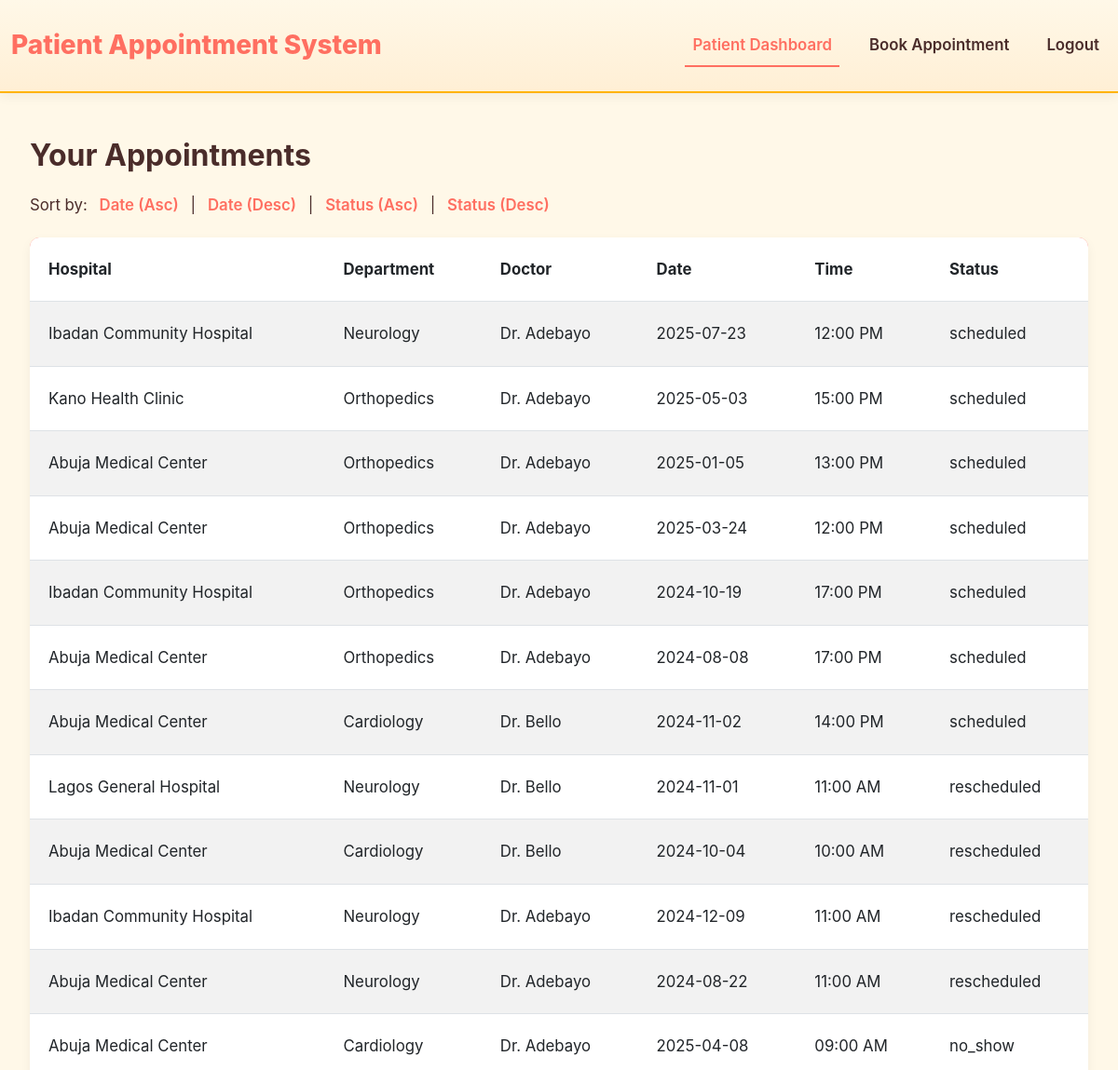
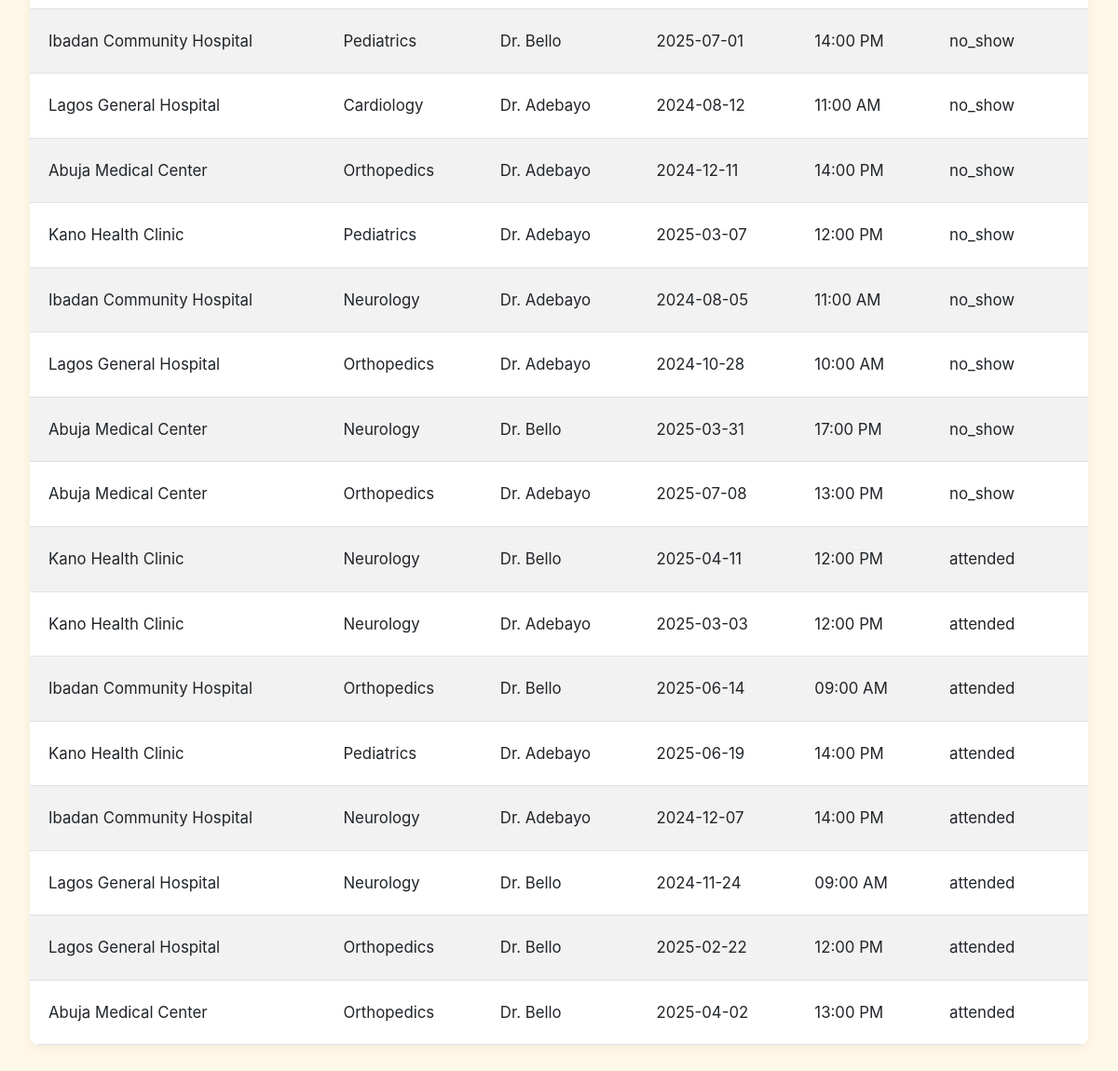
Screenshot of /patient?sort_by=status&sort_order=desc (signed in) with the database file from the repository (2 pictures, top to bottom).
### tables this page shows
CREATE TABLE appointments 
                 (id INTEGER PRIMARY KEY AUTOINCREMENT, patient_id INTEGER, hospital_id INTEGER, department_id INTEGER, 
                  doctor_id INTEGER, slot_time TEXT, date TEXT, booking_date TEXT, no_show_prob REAL, reschedule_prob REAL, status TEXT,
                  FOREIGN KEY (patient_id) REFERENCES users(id),
                  FOREIGN KEY (hospital_id) REFERENCES hospitals(id),
                  FOREIGN KEY (department_id) REFERENCES departments(id),
                  FOREIGN KEY (doctor_id) REFERENCES doctors(id));

CREATE TABLE hospitals 
                 (id INTEGER PRIMARY KEY AUTOINCREMENT, name TEXT, location TEXT);

CREATE TABLE departments 
                 (id INTEGER PRIMARY KEY AUTOINCREMENT, hospital_id INTEGER, name TEXT,
                  FOREIGN KEY (hospital_id) REFERENCES hospitals(id));

CREATE TABLE doctors 
                 (id INTEGER PRIMARY KEY AUTOINCREMENT, hospital_id INTEGER, department_id INTEGER, name TEXT, schedule TEXT, gender TEXT,
                  FOREIGN KEY (hospital_id) REFERENCES hospitals(id),
                  FOREIGN KEY (department_id) REFERENCES departments(id));

### app.py (the view)
@app.route('/patient')
@login_required('patient')
def patient_dashboard():
    user_id = session['user_id']
    sort_by = request.args.get('sort_by', 'date')
    sort_order = request.args.get('sort_order', 'asc')
    query = """
    SELECT a.id, h.name AS hospital_name, d.name AS department_name, doc.name AS doctor_name, a.slot_time, a.date, a.status
    FROM appointments a
    JOIN hospitals h ON a.hospital_id = h.id
    JOIN departments d ON a.department_id = d.id
    JOIN doctors doc ON a.doctor_id = doc.id
    WHERE a.patient_id = ?
    """
    if sort_by in ['date', 'status']:
        query += f" ORDER BY {sort_by} {'ASC' if sort_order == 'asc' else 'DESC'}"
    appointments = query_db(query, (user_id,))
    reordered_appointments = [
        (appt['hospital_name'], appt['department_name'], appt['doctor_name'], appt['date'], appt['slot_time'], appt['status'])
        for appt in appointments
    ]
    return render_template('patient.html', appointments=reordered_appointments)

### app.py (called while the page is built)
def login_required(role=None):
    def wrapper(fn):
        @wraps(fn)
        def decorated_view(*args, **kwargs):
            if not session.get('user_id'):
                flash("Please log in to access this page.", "danger")
                return redirect(url_for('login'))
            if role and session.get('role') != role:
                flash("You do not have permission to access this page.", "danger")
                if session.get('role') == 'patient':
                    return redirect(url_for('patient_dashboard'))
                elif session.get('role') == 'admin':
                    return redirect(url_for('admin_dashboard'))
            return fn(*args, **kwargs)
        return decorated_view
    return wrapper

def get_sqlite_conn():
    conn = sqlite3.connect("database.db")
    conn.row_factory = sqlite3.Row
    return conn

def query_db(query, args=(), one=False, commit=False, return_id=False):
    conn = get_sqlite_conn()
    try:
        c = conn.cursor()
        c.execute(query, args)
        if commit:
            conn.commit()
            if return_id:
                return c.lastrowid
        else:
            rv = c.fetchall()
            if rv:
                columns = [desc[0] for desc in c.description]
                rv = [dict(zip(columns, row)) for row in rv]
                return rv[0] if one else rv
            return None if one else []
    except sqlite3.IntegrityError as e:
        if commit:
            conn.rollback()  # Roll back transaction on error
            raise e
        return None if one else []
    finally:
        conn.close()

### templates/patient.html (shortened to what this page needs)
<!DOCTYPE html>
<html lang="en">
<head>
    <link href="https://cdn.jsdelivr.net/npm/bootstrap@5.3.0/dist/css/bootstrap.min.css" rel="stylesheet">
    <link rel="stylesheet" href="{{ url_for('static', filename='css/style.css') }}">
</head>
<body>
    <nav class="navbar navbar-expand-lg">
        <div class="container-fluid">
            <a class="navbar-brand" href="{{ url_for('index') }}">Patient Appointment System</a>
            <div class="collapse navbar-collapse" id="navbarNav">
                <ul class="navbar-nav ms-auto">
                    <li class="nav-item">
                        <a class="nav-link {% if request.endpoint == 'patient_dashboard' %}active{% endif %}" href="{{ url_for('patient_dashboard') }}">Patient Dashboard</a>
                    </li>
                    <li class="nav-item">
                        <a class="nav-link {% if request.endpoint == 'book_appointment' %}active{% endif %}" href="{{ url_for('book_appointment') }}">Book Appointment</a>
                    </li>
                    <li class="nav-item">
                        <a class="nav-link" href="{{ url_for('logout') }}">Logout</a>
                    </li>
                </ul>
            </div>
        </div>
    </nav>
    <div class="container">
        <h2>Your Appointments</h2>
        <p>Sort by:
            <a href="{{ url_for('patient_dashboard', sort_by='date', sort_order='asc') }}">Date (Asc)</a> |
            <a href="{{ url_for('patient_dashboard', sort_by='date', sort_order='desc') }}">Date (Desc)</a> |
            <a href="{{ url_for('patient_dashboard', sort_by='status', sort_order='asc') }}">Status (Asc)</a> |
            <a href="{{ url_for('patient_dashboard', sort_by='status', sort_order='desc') }}">Status (Desc)</a>
        </p>
        <table class="table table-striped">
            <thead>
                <tr>
                    <th>Hospital</th>
                    <th>Department</th>
                    <th>Doctor</th>
                    <th>Date</th>
                    <th>Time</th>
                    <th>Status</th>
                </tr>
            </thead>
            <tbody>
                {% for appt in appointments %}
                <tr>
                    <td>{{ appt[0] }}</td>
                    <td>{{ appt[1] }}</td>
                    <td>{{ appt[2] }}</td>
                    <td>{{ appt[3] }}</td>
                    <td>{{ appt[4] }}</td>
                    <td>{{ appt[5] }}</td>
                </tr>
                {% endfor %}
            </tbody>
        </table>
    </div>
</body>
</html>

### static/css/style.css (style rules this page uses)
* { margin: 0; padding: 0; box-sizing: border-box; }
body { font-family: 'Inter', -apple-system, BlinkMacSystemFont, 'Segoe UI', Roboto, sans-serif; line-height: 1.7; color: #4A2C2A; background-color: #FFF8E8; min-height: 100vh; }
h1, h2, h3, h4 { font-weight: 700; color: #4A2C2A; }
h2 { font-size: 2rem; margin-bottom: 1.25rem; }
p { margin-bottom: 1.25rem; font-size: 1.05rem; }
.navbar { background: linear-gradient(to bottom, #FFF8E8, #FFEFD5); box-shadow: 0 4px 12px rgba(0, 0, 0, 0.05); padding: 1.25rem 0; border-bottom: 2px solid #FFB300; }
.navbar-brand { font-size: 1.75rem; font-weight: 800; color: #FF6F61; transition: color 0.3s ease; }
.navbar-nav .nav-link { color: #4A2C2A; font-weight: 600; font-size: 1.05rem; margin-left: 1.5rem; transition: color 0.3s ease; }
.navbar-nav .nav-link.active { color: #FF6F61; border-bottom: 2px solid #FF6F61; }
.container { max-width: 1280px; margin: 3rem auto; padding: 0 2rem; background-color: #FFF8E8; border-radius: 10px; }
.table { background-color: #FFF8E8; border-radius: 10px; overflow: hidden; box-shadow: 0 4px 12px rgba(0, 0, 0, 0.05); margin-bottom: 2rem; }
.table th, .table td { padding: 1.25rem; vertical-align: middle; font-size: 1.05rem; }
.table thead { background-color: #FF6F61; color: #ffffff; }
.table-striped tbody tr { background-color: #FFF8E8; }
.table-striped tbody tr:nth-of-type(odd) { background-color: #FFEFD5; }
p a { color: #FF6F61; text-decoration: none; font-weight: 600; margin: 0 8px; transition: color 0.3s ease; }

### rows the page displays
appointments: name "Ibadan Community Hospital", name "Neurology", name "Dr. Adebayo", date "2025-07-23", slot_time "12:00 PM", status "scheduled"
appointments: name "Kano Health Clinic", name "Orthopedics", name "Dr. Adebayo", date "2025-05-03", slot_time "15:00 PM", status "scheduled"
appointments: name "Abuja Medical Center", name "Orthopedics", name "Dr. Adebayo", date "2025-01-05", slot_time "13:00 PM", status "scheduled"
appointments: name "Abuja Medical Center", name "Orthopedics", name "Dr. Adebayo", date "2025-03-24", slot_time "12:00 PM", status "scheduled"
appointments: name "Ibadan Community Hospital", name "Orthopedics", name "Dr. Adebayo", date "2024-10-19", slot_time "17:00 PM", status "scheduled"
appointments: name "Abuja Medical Center", name "Orthopedics", name "Dr. Adebayo", date "2024-08-08", slot_time "17:00 PM", status "scheduled"
appointments: name "Abuja Medical Center", name "Cardiology", name "Dr. Bello", date "2024-11-02", slot_time "14:00 PM", status "scheduled"
appointments: name "Lagos General Hospital", name "Neurology", name "Dr. Bello", date "2024-11-01", slot_time "11:00 AM", status "rescheduled"
appointments: name "Abuja Medical Center", name "Cardiology", name "Dr. Bello", date "2024-10-04", slot_time "10:00 AM", status "rescheduled"
appointments: name "Ibadan Community Hospital", name "Neurology", name "Dr. Adebayo", date "2024-12-09", slot_time "11:00 AM", status "rescheduled"
appointments: name "Abuja Medical Center", name "Neurology", name "Dr. Adebayo", date "2024-08-22", slot_time "11:00 AM", status "rescheduled"
appointments: name "Abuja Medical Center", name "Cardiology", name "Dr. Adebayo", date "2025-04-08", slot_time "09:00 AM", status "no_show"
appointments: name "Ibadan Community Hospital", name "Pediatrics", name "Dr. Bello", date "2025-07-01", slot_time "14:00 PM", status "no_show"
appointments: name "Lagos General Hospital", name "Cardiology", name "Dr. Adebayo", date "2024-08-12", slot_time "11:00 AM", status "no_show"
appointments: name "Abuja Medical Center", name "Orthopedics", name "Dr. Adebayo", date "2024-12-11", slot_time "14:00 PM", status "no_show"
appointments: name "Kano Health Clinic", name "Pediatrics", name "Dr. Adebayo", date "2025-03-07", slot_time "12:00 PM", status "no_show"
appointments: name "Ibadan Community Hospital", name "Neurology", name "Dr. Adebayo", date "2024-08-05", slot_time "11:00 AM", status "no_show"
appointments: name "Lagos General Hospital", name "Orthopedics", name "Dr. Adebayo", date "2024-10-28", slot_time "10:00 AM", status "no_show"
appointments: name "Abuja Medical Center", name "Neurology", name "Dr. Bello", date "2025-03-31", slot_time "17:00 PM", status "no_show"
appointments: name "Abuja Medical Center", name "Orthopedics", name "Dr. Adebayo", date "2025-07-08", slot_time "13:00 PM", status "no_show"
appointments: name "Kano Health Clinic", name "Neurology", name "Dr. Bello", date "2025-04-11", slot_time "12:00 PM", status "attended"
appointments: name "Kano Health Clinic", name "Neurology", name "Dr. Adebayo", date "2025-03-03", slot_time "12:00 PM", status "attended"
appointments: name "Ibadan Community Hospital", name "Orthopedics", name "Dr. Bello", date "2025-06-14", slot_time "09:00 AM", status "attended"
appointments: name "Kano Health Clinic", name "Pediatrics", name "Dr. Adebayo", date "2025-06-19", slot_time "14:00 PM", status "attended"
appointments: name "Ibadan Community Hospital", name "Neurology", name "Dr. Adebayo", date "2024-12-07", slot_time "14:00 PM", status "attended"
appointments: name "Lagos General Hospital", name "Neurology", name "Dr. Bello", date "2024-11-24", slot_time "09:00 AM", status "attended"
appointments: name "Lagos General Hospital", name "Orthopedics", name "Dr. Bello", date "2025-02-22", slot_time "12:00 PM", status "attended"
appointments: name "Abuja Medical Center", name "Orthopedics", name "Dr. Bello", date "2025-04-02", slot_time "13:00 PM", status "attended"
